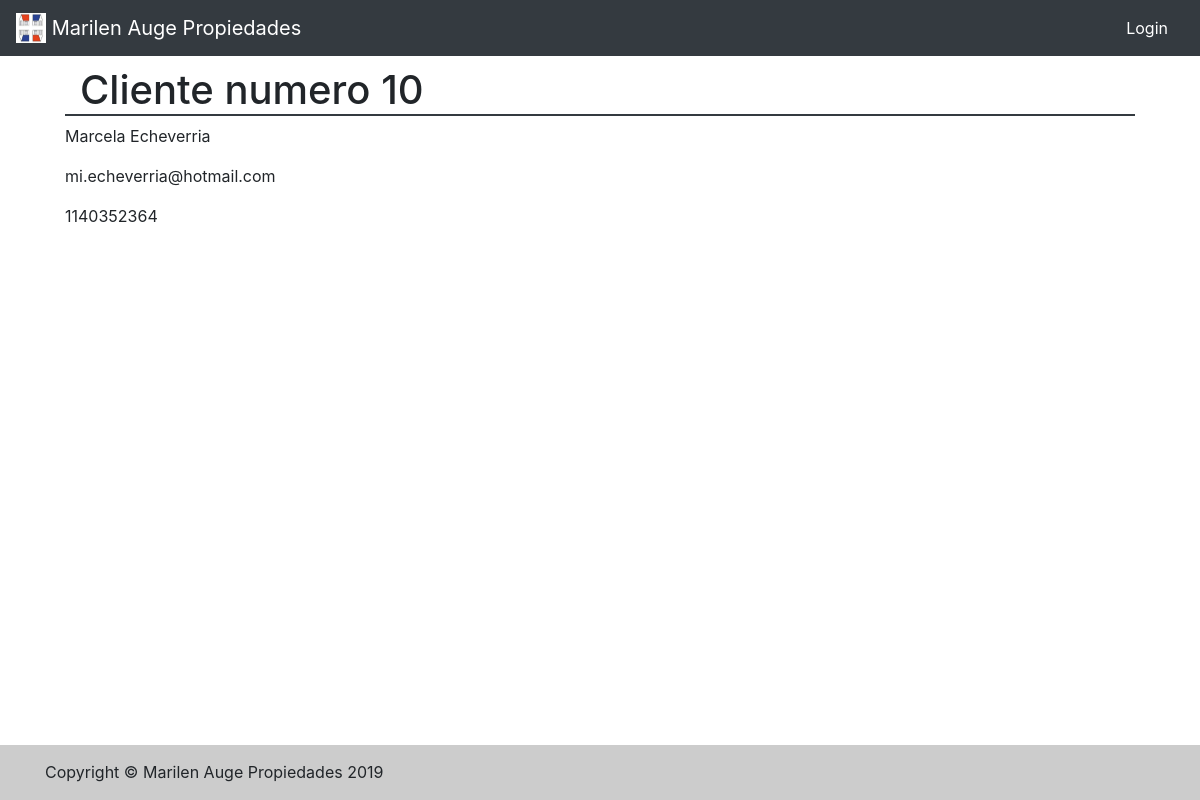
/cliente/10/, run on the app's committed database.
### main/models.py (models this page shows, shortened)
class Cliente(models.Model):
    nombre = models.CharField(max_length=30)
    apellido = models.CharField(max_length=30)
    busca_ambientes = models.PositiveIntegerField(null=True, blank=True, default=1)
    busca_precio = models.PositiveIntegerField(null=True, blank=True, default=1)
    busca_localidad = models.CharField(max_length=30, null=True, blank=True, default='San Miguel')
    class Meta:
        verbose_name_plural = "clientes"
    def __str__(self):
        return '%s %s' % (self.nombre, self.apellido)

class Mail(models.Model):
    mail = models.CharField(max_length=30)
    cliente = models.ForeignKey(Cliente, on_delete=models.CASCADE)
    def __str__(self):
        return self.mail

class Telefono(models.Model):
    numero = models.IntegerField()
    cliente = models.ForeignKey(Cliente, on_delete=models.CASCADE)
    def __str__(self):
        return str(self.numero)

### main/views.py (the view)
# urls.py: path('cliente/<int:pk>/', views.detalleCliente, name='detalleCliente'),
def detalleCliente(request, **kwargs):
    pk = kwargs.get("pk")
    cliente = Cliente.objects.get(pk=pk)
    mails = Mail.objects.filter(cliente=cliente.pk)
    telefonos = Telefono.objects.filter(cliente=cliente.pk)
    context = {
        'cliente': cliente,
        'mails': mails,
        'telefonos': telefonos,
    }
    return render(request, 'main/mostrar_cliente.html', context)

### templates/main/mostrar_cliente.html (shortened to what this page needs)
{% extends 'main/base.html' %}
{% block breadcrumb %}  Cliente numero {{ cliente.id }}{% endblock %}
{% block content %}
        <p>{{cliente}}</p>
    {% for mail in mails %}
        <p>{{ mail }}</p>
    {% endfor %}
       {% for telefono in telefonos %}
        <p>{{ telefono }}</p>
    {% endfor %}
{% endblock %}

### static/css/app.css (style rules this page uses)
body { display: flex; flex-direction: column; min-height: 100vh; }

### data on the page
Cliente: id "10", nombre+apellido "Marcela Echeverria"
Mail: mail "mi.echeverria@hotmail.com"
Telefono: numero "1140352364"
